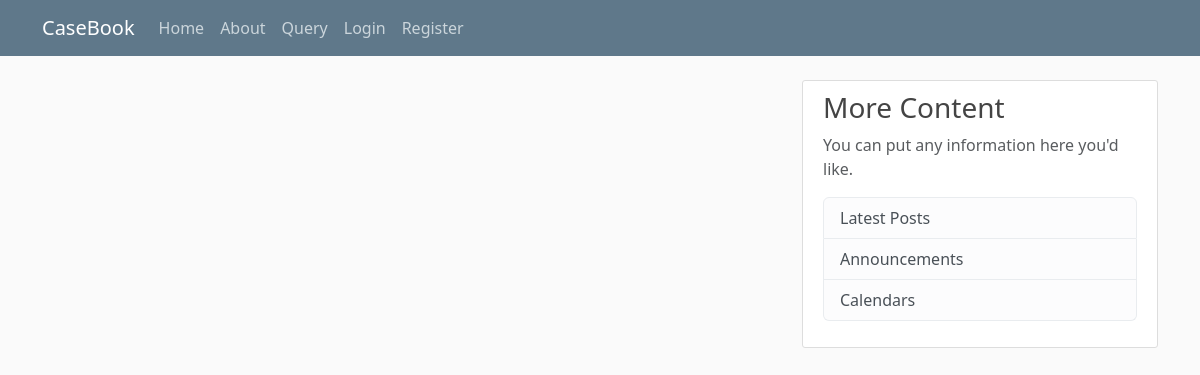
Page /home on the earlier database version.
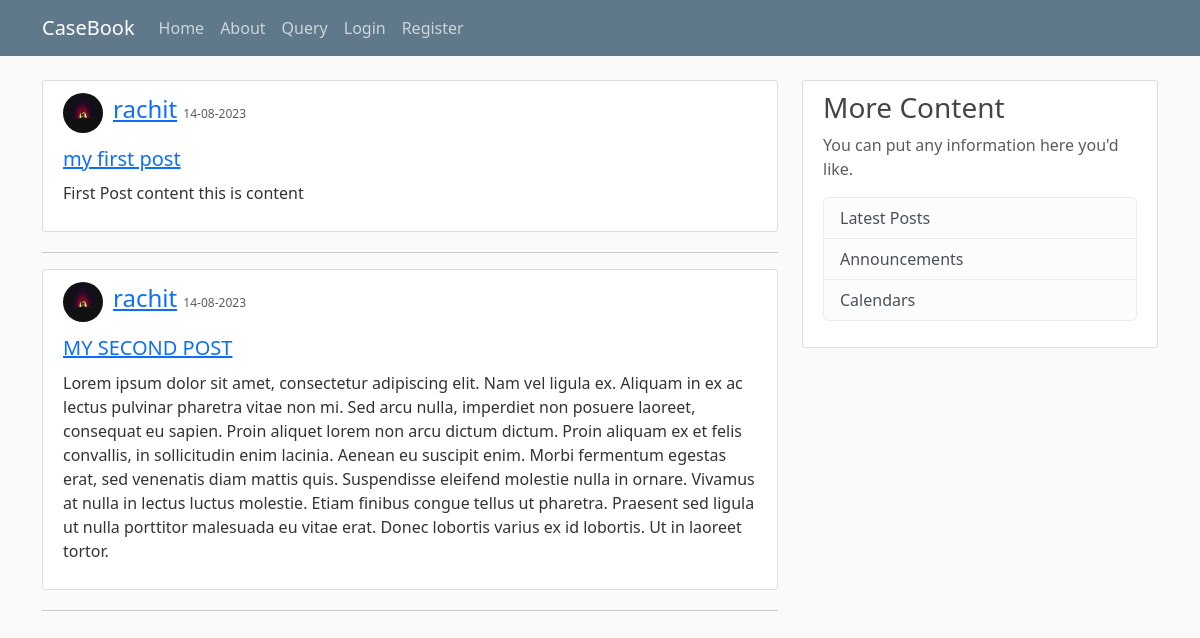
Same page on the later database version.
### blogsite/models.py (models this page shows, shortened)
class Post(db.Model):
    id = db.Column(db.Integer, primary_key=True)
    title = db.Column(db.String(50), nullable=False)
    date_posted = db.Column(db.DateTime, nullable=False, default=datetime.utcnow)
    content = db.Column(db.Text, nullable=False)
    user_id = db.Column(db.Integer, db.ForeignKey('user.id'), nullable=False)

class User(db.Model, UserMixin):
    id = db.Column(db.Integer, primary_key=True)
    username = db.Column(db.String(20), unique=True, nullable=False)
    email = db.Column(db.String(100), unique=True, nullable=False)
    img_file = db.Column(db.String(20), nullable=False, default='default.jpeg')
    password = db.Column(db.String(60), nullable=False)
    posts = db.relationship('Post', backref='author', lazy=True)

### blogsite/routes.py (the view)
@app.route('/')
@app.route('/home')
def home():
    return render_template('home.html',posts=Post.query.all(),page_title='CaseBook')

### blogsite/templates/home.html
{% extends "layout.html" %}
{% block page_content %}
{% for post in posts %}
<article class="media content-section">
  <div class="d-flex align-items-center">
    <img class="img-fluid rounded-circle article-img mr-3"
      src="{{ url_for('static',filename='profile_pic/'+post.author.img_file) }}" alt="Profile Photo of author">
    <div style="margin-left: 10px;">
      <div class="article-metadata">
        <a class="mr-2" href="#">{{ post.author.username }}</a>
        <small class="text-muted" style="font-size: 0.75rem;">{{ post.date_posted.strftime('%d-%m-%Y') }}</small>
      </div>
    </div>
  </div>
  <div class="media-body">
    <h2><a class="article-title" href="#">{{ post.title }}</a></h2>
    <p class="article-content">{{ post.content }}</p>
  </div>
</article>
<hr>
{% endfor %}
{% endblock page_content %}

### blogsite/templates/layout.html (shortened to what this page needs)
<!DOCTYPE html>
<html lang="en">
<head>
    <link href="https://cdn.jsdelivr.net/npm/bootstrap@5.3.1/dist/css/bootstrap.min.css" rel="stylesheet">
    <link rel="stylesheet" type="text/css" href="{{ url_for('static', filename='temp_style.css') }}">
</head>
<body>
    <header class="site-header">
        <nav class="navbar navbar-expand-md navbar-dark bg-steel fixed-top">
          <div class="container">
            <a class="navbar-brand mr-4" href="/">CaseBook</a>
            <div class="collapse navbar-collapse" id="navbarToggle">
              <div class="navbar-nav mr-auto">
                <a class="nav-item nav-link" href="{{ url_for('home') }}">Home</a>
                <a class="nav-item nav-link" href="{{ url_for('about') }}">About</a>
                <a class="nav-item nav-link" href="{{ url_for('query') }}">Query</a>
              </div>
              <div class="navbar-nav">
                {% if current_user.is_authenticated %}
                  <a class="nav-item nav-link" href="{{ url_for('new_post') }}">New Post</a>
                  <a class="nav-item nav-link" href="{{ url_for('account') }}">Account</a>
                  <a class="nav-item nav-link" href="{{ url_for('logout') }}">Logout</a>
                {% else %}
                  <a class="nav-item nav-link" href="{{ url_for('login') }}">Login</a>
                  <a class="nav-item nav-link" href="{{ url_for('register') }}">Register</a>
                {% endif %}
              </div>
            </div>
          </div>
        </nav>
    </header>
    <main role="main" class="container">
        <div class="row">
          <div class="col-md-8">
            {% block page_content %}{% endblock %}
          </div>
          <div class="col-md-4">
            <div class="content-section">
              <h3>More Content</h3>
              <p class='text-muted'>You can put any information here you'd like.
                <ul class="list-group">
                  <li class="list-group-item list-group-item-light">Latest Posts</li>
                  <li class="list-group-item list-group-item-light">Announcements</li>
                  <li class="list-group-item list-group-item-light">Calendars</li>
                </ul>
              </p>
            </div>
          </div>
        </div>
      </main>
</body>
</html>

### blogsite/static/temp_style.css (style rules this page uses)
body { background: #fafafa; color: #333333; margin-top: 5rem; }
h1, h2, h3, h4, h5, h6 { color: #444444; }
.bg-steel { background-color: #5f788a; }
.site-header .navbar-nav .nav-link { color: #cbd5db; }
.content-section { background: #ffffff; padding: 10px 20px; border: 1px solid #dddddd; border-radius: 3px; margin-bottom: 20px; }
.article-title { font-size: 1.25rem; }
.article-content { margin-top: 0.5rem; }
.article-img { height: 40px; width: 40px; }
.article-metadata { font-size: 1.5rem; margin-bottom: 0.5rem; }

Differences in the rows shown:
added Post: img_file (picture), author.username "rachit", date_posted "14-08-2023", title "my first post", content "First Post content this is content"
added Post: img_file (picture), author.username "rachit", date_posted "14-08-2023", title "MY SECOND POST", content "Lorem ipsum dolor sit amet, consectetur adipiscing elit. Nam vel ligula ex. Aliquam in ex ac lectus pulvinar pharetra vitae non mi. Sed arcu nulla, imperdiet non posuere laoreet, consequat eu sapien. Proin aliquet lorem non arcu dictum dictum. Proin aliquam ex et felis convallis, in sollicitudin enim lacinia. Aenean eu suscipit enim. Morbi fermentum egestas erat, sed venenatis diam mattis quis. Suspendisse eleifend molestie nulla in ornare. Vivamus at nulla in lectus luctus molestie. Etiam finibus congue tellus ut pharetra. Praesent sed ligula ut nulla porttitor malesuada eu vitae erat. Donec lobortis varius ex id lobortis. Ut in laoreet tortor."
